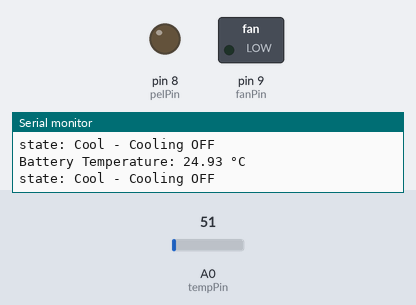
The sketch below on a simulated Arduino Uno, built with avr-gcc and run on an emulated ATmega328P. Parts: switched loads named in the sketch (green lamp = pin HIGH), output pins drawn as LEDs (lit = HIGH), the last lines printed to the serial monitor. The inputs (shaded band) are chosen by the test bench; at power-on: A0 (tempPin) = 51.

Above: at 1.8 s.
1.9 s: A0 (tempPin) set to 58
3.4 s: A0 (tempPin) set to 67
At 4.4 s:
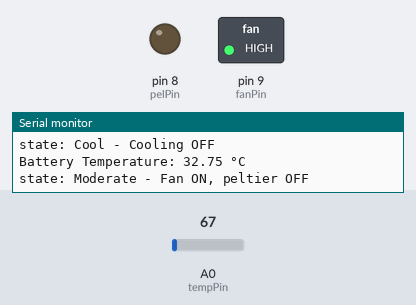
5.5 s: A0 (tempPin) set to 83
7.2 s: A0 (tempPin) set to 95
At 8.4 s:
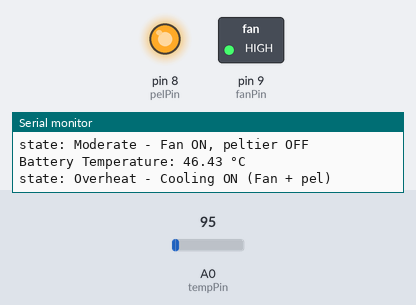
9.5 s: A0 (tempPin) set to 86
At 10.5 s:
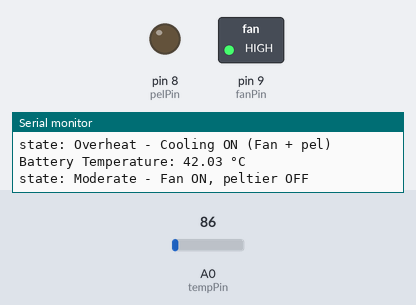
11.5 s: A0 (tempPin) set to 61
At 12.4 s:
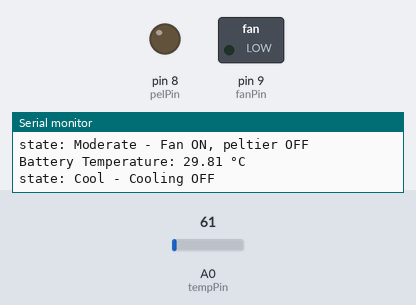
Timing chart, 0 to 14.5 s (numbered marks = the images above; inputs shaded):
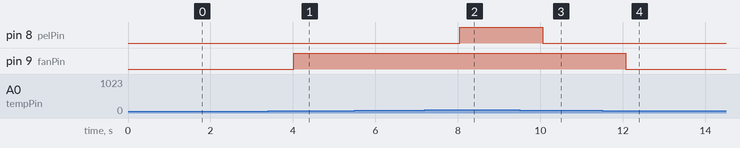

Measured:
- the behaviour switches between 61 and 62 on A0 (tempPin) (found by bisection; images 0 and 1)
- the behaviour switches between 90 and 91 on A0 (tempPin) (found by bisection; images 1 and 2)
- after the input at 3.4 s, pin 9 (fanPin): LOW → HIGH after 0.62 s
- after the input at 7.2 s, pin 8 (pelPin): LOW → HIGH after 0.84 s
- after the input at 9.5 s, pin 8 (pelPin): HIGH → LOW after 0.56 s
- after the input at 11.5 s, pin 9 (fanPin): HIGH → LOW after 0.57 s

The sketch:

EV_BatterycoolingIOT.ino
```cpp
//EV BATTERY COOLING SYSTEM
//Using peltiertech,Fan,LM35,Arduino

const int tempPin = A0; // LM35 analog temperature sensor
const int fanPin = 9; // Fan control (digital output)
const int pelPin = 8; // peltier control (digital output)

const float maxTemp = 44; // Turn on cooling at this temperature
const float minTemp = 30.0; // Turn off cooling below this temperature

void setup()
{
  Serial.begin(9600);

  pinMode(tempPin, INPUT); // LM35 temperature sensor
  pinMode(fanPin, OUTPUT); // Fan control
  pinMode(pelPin, OUTPUT); // peltier control

  digitalWrite(fanPin, LOW);
  digitalWrite(pelPin, LOW);

  Serial.println("Cooling System ON");
}

void loop() {

  int ranval = analogRead(tempPin);
  float voltage = ranval * (5.0 / 1023.0);
  float temperatureC = voltage * 100.0;

  Serial.print("Battery Temperature: ");
  Serial.print(temperatureC);
  Serial.println(" °C");

  if (temperatureC >= maxTemp)
  {

    digitalWrite(fanPin, HIGH);
    digitalWrite(pelPin, HIGH);
    Serial.println("state: Overheat - Cooling ON (Fan + pel)");
  } else if (temperatureC <= minTemp)
  {

    digitalWrite(fanPin, LOW);
    digitalWrite(pelPin, LOW);
    Serial.println("state: Cool - Cooling OFF");
  } else

  {
    digitalWrite(fanPin, HIGH);
    digitalWrite(pelPin, LOW);
    Serial.println("state: Moderate - Fan ON, peltier OFF");
  }

  delay(1000);
}
```
